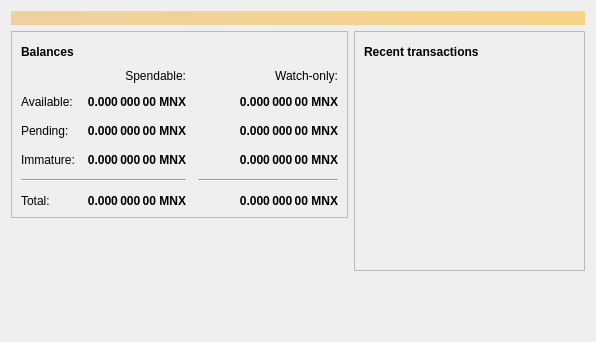
<?xml version="1.0" encoding="UTF-8"?>
<ui version="4.0">
 <class>OverviewPage</class>
 <widget class="QWidget" name="OverviewPage">
  <property name="geometry">
   <rect>
    <x>0</x>
    <y>0</y>
    <width>596</width>
    <height>342</height>
   </rect>
  </property>
  <property name="windowTitle">
   <string>Form</string>
  </property>
  <layout class="QVBoxLayout" name="topLayout">
   <item>
    <widget class="QLabel" name="labelAlerts">
     <property name="visible">
      <bool>false</bool>
     </property>
     <property name="styleSheet">
      <string notr="true">QLabel { background-color: qlineargradient(x1: 0, y1: 0, x2: 1, y2: 0, stop:0 #F0D0A0, stop:1 #F8D488); color:#000000; }</string>
     </property>
     <property name="wordWrap">
      <bool>true</bool>
     </property>
     <property name="margin">
      <number>3</number>
     </property>
     <property name="textInteractionFlags">
      <set>Qt::TextSelectableByMouse</set>
     </property>
    </widget>
   </item>
   <item>
    <layout class="QHBoxLayout" name="horizontalLayout" stretch="1,1">
     <item>
      <layout class="QVBoxLayout" name="verticalLayout_2">
       <item>
        <widget class="QFrame" name="frame">
         <property name="frameShape">
          <enum>QFrame::StyledPanel</enum>
         </property>
         <property name="frameShadow">
          <enum>QFrame::Raised</enum>
         </property>
         <layout class="QVBoxLayout" name="verticalLayout_4">
          <item>
           <layout class="QHBoxLayout" name="horizontalLayout_4">
            <item>
             <widget class="QLabel" name="label_5">
              <property name="font">
               <font>
                <weight>75</weight>
                <bold>true</bold>
               </font>
              </property>
              <property name="text">
               <string>Balances</string>
              </property>
             </widget>
            </item>
            <item>
             <widget class="QPushButton" name="labelWalletStatus">
              <property name="enabled">
               <bool>true</bool>
              </property>
              <property name="maximumSize">
               <size>
                <width>30</width>
                <height>16777215</height>
               </size>
              </property>
              <property name="toolTip">
               <string>The displayed information may be out of date. Your wallet automatically synchronizes with the Minexcoin network after a connection is established, but this process has not completed yet.</string>
              </property>
              <property name="text">
               <string/>
              </property>
              <property name="icon">
               <iconset resource="../bitcoin.qrc">
                <normaloff>:/icons/warning</normaloff>
                <disabledoff>:/icons/warning</disabledoff>:/icons/warning</iconset>
              </property>
              <property name="iconSize">
               <size>
                <width>24</width>
                <height>24</height>
               </size>
              </property>
              <property name="flat">
               <bool>true</bool>
              </property>
             </widget>
            </item>
            <item>
             <spacer name="horizontalSpacer_3">
              <property name="orientation">
               <enum>Qt::Horizontal</enum>
              </property>
              <property name="sizeHint" stdset="0">
               <size>
                <width>40</width>
                <height>20</height>
               </size>
              </property>
             </spacer>
            </item>
           </layout>
          </item>
          <item>
           <layout class="QGridLayout" name="gridLayout">
            <property name="spacing">
             <number>12</number>
            </property>
            <item row="2" column="2">
             <widget class="QLabel" name="labelWatchPending">
              <property name="font">
               <font>
                <weight>75</weight>
                <bold>true</bold>
               </font>
              </property>
              <property name="cursor">
               <cursorShape>IBeamCursor</cursorShape>
              </property>
              <property name="toolTip">
               <string>Unconfirmed transactions to watch-only addresses</string>
              </property>
              <property name="text">
               <string notr="true">0.000 000 00 MNX</string>
              </property>
              <property name="alignment">
               <set>Qt::AlignRight|Qt::AlignTrailing|Qt::AlignVCenter</set>
              </property>
              <property name="textInteractionFlags">
               <set>Qt::LinksAccessibleByMouse|Qt::TextSelectableByKeyboard|Qt::TextSelectableByMouse</set>
              </property>
             </widget>
            </item>
            <item row="2" column="1">
             <widget class="QLabel" name="labelUnconfirmed">
              <property name="font">
               <font>
                <weight>75</weight>
                <bold>true</bold>
               </font>
              </property>
              <property name="cursor">
               <cursorShape>IBeamCursor</cursorShape>
              </property>
              <property name="toolTip">
               <string>Total of transactions that have yet to be confirmed, and do not yet count toward the spendable balance</string>
              </property>
              <property name="text">
               <string notr="true">0.000 000 00 MNX</string>
              </property>
              <property name="alignment">
               <set>Qt::AlignRight|Qt::AlignTrailing|Qt::AlignVCenter</set>
              </property>
              <property name="textInteractionFlags">
               <set>Qt::LinksAccessibleByMouse|Qt::TextSelectableByKeyboard|Qt::TextSelectableByMouse</set>
              </property>
             </widget>
            </item>
            <item row="3" column="2">
             <widget class="QLabel" name="labelWatchImmature">
              <property name="font">
               <font>
                <weight>75</weight>
                <bold>true</bold>
               </font>
              </property>
              <property name="cursor">
               <cursorShape>IBeamCursor</cursorShape>
              </property>
              <property name="toolTip">
               <string>Mined balance in watch-only addresses that has not yet matured</string>
              </property>
              <property name="text">
               <string notr="true">0.000 000 00 MNX</string>
              </property>
              <property name="alignment">
               <set>Qt::AlignRight|Qt::AlignTrailing|Qt::AlignVCenter</set>
              </property>
              <property name="textInteractionFlags">
               <set>Qt::LinksAccessibleByMouse|Qt::TextSelectableByKeyboard|Qt::TextSelectableByMouse</set>
              </property>
             </widget>
            </item>
            <item row="4" column="0" colspan="2">
             <widget class="Line" name="line">
              <property name="orientation">
               <enum>Qt::Horizontal</enum>
              </property>
             </widget>
            </item>
            <item row="4" column="2">
             <widget class="Line" name="lineWatchBalance">
              <property name="sizePolicy">
               <sizepolicy hsizetype="Preferred" vsizetype="Fixed">
                <horstretch>0</horstretch>
                <verstretch>0</verstretch>
               </sizepolicy>
              </property>
              <property name="minimumSize">
               <size>
                <width>140</width>
                <height>0</height>
               </size>
              </property>
              <property name="orientation">
               <enum>Qt::Horizontal</enum>
              </property>
             </widget>
            </item>
            <item row="5" column="0">
             <widget class="QLabel" name="labelTotalText">
              <property name="text">
               <string>Total:</string>
              </property>
             </widget>
            </item>
            <item row="3" column="1">
             <widget class="QLabel" name="labelImmature">
              <property name="font">
               <font>
                <weight>75</weight>
                <bold>true</bold>
               </font>
              </property>
              <property name="cursor">
               <cursorShape>IBeamCursor</cursorShape>
              </property>
              <property name="toolTip">
               <string>Mined balance that has not yet matured</string>
              </property>
              <property name="text">
               <string notr="true">0.000 000 00 MNX</string>
              </property>
              <property name="alignment">
               <set>Qt::AlignRight|Qt::AlignTrailing|Qt::AlignVCenter</set>
              </property>
              <property name="textInteractionFlags">
               <set>Qt::LinksAccessibleByMouse|Qt::TextSelectableByKeyboard|Qt::TextSelectableByMouse</set>
              </property>
             </widget>
            </item>
            <item row="2" column="3">
             <spacer name="horizontalSpacer_2">
              <property name="orientation">
               <enum>Qt::Horizontal</enum>
              </property>
              <property name="sizeHint" stdset="0">
               <size>
                <width>40</width>
                <height>20</height>
               </size>
              </property>
             </spacer>
            </item>
            <item row="3" column="0">
             <widget class="QLabel" name="labelImmatureText">
              <property name="text">
               <string>Immature:</string>
              </property>
             </widget>
            </item>
            <item row="5" column="1">
             <widget class="QLabel" name="labelTotal">
              <property name="font">
               <font>
                <weight>75</weight>
                <bold>true</bold>
               </font>
              </property>
              <property name="cursor">
               <cursorShape>IBeamCursor</cursorShape>
              </property>
              <property name="toolTip">
               <string>Your current total balance</string>
              </property>
              <property name="text">
               <string notr="true">0.000 000 00 MNX</string>
              </property>
              <property name="alignment">
               <set>Qt::AlignRight|Qt::AlignTrailing|Qt::AlignVCenter</set>
              </property>
              <property name="textInteractionFlags">
               <set>Qt::LinksAccessibleByMouse|Qt::TextSelectableByKeyboard|Qt::TextSelectableByMouse</set>
              </property>
             </widget>
            </item>
            <item row="5" column="2">
             <widget class="QLabel" name="labelWatchTotal">
              <property name="font">
               <font>
                <weight>75</weight>
                <bold>true</bold>
               </font>
              </property>
              <property name="cursor">
               <cursorShape>IBeamCursor</cursorShape>
              </property>
              <property name="toolTip">
               <string>Current total balance in watch-only addresses</string>
              </property>
              <property name="text">
               <string notr="true">0.000 000 00 MNX</string>
              </property>
              <property name="alignment">
               <set>Qt::AlignRight|Qt::AlignTrailing|Qt::AlignVCenter</set>
              </property>
              <property name="textInteractionFlags">
               <set>Qt::LinksAccessibleByMouse|Qt::TextSelectableByKeyboard|Qt::TextSelectableByMouse</set>
              </property>
             </widget>
            </item>
            <item row="0" column="2">
             <widget class="QLabel" name="labelWatchonly">
              <property name="text">
               <string>Watch-only:</string>
              </property>
              <property name="alignment">
               <set>Qt::AlignRight|Qt::AlignTrailing|Qt::AlignVCenter</set>
              </property>
             </widget>
            </item>
            <item row="1" column="0">
             <widget class="QLabel" name="labelBalanceText">
              <property name="text">
               <string>Available:</string>
              </property>
             </widget>
            </item>
            <item row="1" column="1">
             <widget class="QLabel" name="labelBalance">
              <property name="font">
               <font>
                <weight>75</weight>
                <bold>true</bold>
               </font>
              </property>
              <property name="cursor">
               <cursorShape>IBeamCursor</cursorShape>
              </property>
              <property name="toolTip">
               <string>Your current spendable balance</string>
              </property>
              <property name="text">
               <string notr="true">0.000 000 00 MNX</string>
              </property>
              <property name="alignment">
               <set>Qt::AlignRight|Qt::AlignTrailing|Qt::AlignVCenter</set>
              </property>
              <property name="textInteractionFlags">
               <set>Qt::LinksAccessibleByMouse|Qt::TextSelectableByKeyboard|Qt::TextSelectableByMouse</set>
              </property>
             </widget>
            </item>
            <item row="1" column="2">
             <widget class="QLabel" name="labelWatchAvailable">
              <property name="font">
               <font>
                <weight>75</weight>
                <bold>true</bold>
               </font>
              </property>
              <property name="cursor">
               <cursorShape>IBeamCursor</cursorShape>
              </property>
              <property name="toolTip">
               <string>Your current balance in watch-only addresses</string>
              </property>
              <property name="text">
               <string notr="true">0.000 000 00 MNX</string>
              </property>
              <property name="alignment">
               <set>Qt::AlignRight|Qt::AlignTrailing|Qt::AlignVCenter</set>
              </property>
              <property name="textInteractionFlags">
               <set>Qt::LinksAccessibleByMouse|Qt::TextSelectableByKeyboard|Qt::TextSelectableByMouse</set>
              </property>
             </widget>
            </item>
            <item row="2" column="0">
             <widget class="QLabel" name="labelPendingText">
              <property name="text">
               <string>Pending:</string>
              </property>
             </widget>
            </item>
            <item row="0" column="1">
             <widget class="QLabel" name="labelSpendable">
              <property name="text">
               <string>Spendable:</string>
              </property>
              <property name="alignment">
               <set>Qt::AlignRight|Qt::AlignTrailing|Qt::AlignVCenter</set>
              </property>
             </widget>
            </item>
           </layout>
          </item>
         </layout>
        </widget>
       </item>
       <item>
        <spacer name="verticalSpacer">
         <property name="orientation">
          <enum>Qt::Vertical</enum>
         </property>
         <property name="sizeHint" stdset="0">
          <size>
           <width>20</width>
           <height>40</height>
          </size>
         </property>
        </spacer>
       </item>
      </layout>
     </item>
     <item>
      <layout class="QVBoxLayout" name="verticalLayout_3">
       <item>
        <widget class="QFrame" name="frame_2">
         <property name="frameShape">
          <enum>QFrame::StyledPanel</enum>
         </property>
         <property name="frameShadow">
          <enum>QFrame::Raised</enum>
         </property>
         <layout class="QVBoxLayout" name="verticalLayout">
          <item>
           <layout class="QHBoxLayout" name="horizontalLayout_2">
            <item>
             <widget class="QLabel" name="label_4">
              <property name="font">
               <font>
                <weight>75</weight>
                <bold>true</bold>
               </font>
              </property>
              <property name="text">
               <string>Recent transactions</string>
              </property>
             </widget>
            </item>
            <item>
             <widget class="QPushButton" name="labelTransactionsStatus">
              <property name="enabled">
               <bool>true</bool>
              </property>
              <property name="maximumSize">
               <size>
                <width>30</width>
                <height>16777215</height>
               </size>
              </property>
              <property name="toolTip">
               <string>The displayed information may be out of date. Your wallet automatically synchronizes with the Minexcoin network after a connection is established, but this process has not completed yet.</string>
              </property>
              <property name="text">
               <string/>
              </property>
              <property name="icon">
               <iconset resource="../bitcoin.qrc">
                <normaloff>:/icons/warning</normaloff>
                <disabledoff>:/icons/warning</disabledoff>:/icons/warning</iconset>
              </property>
              <property name="iconSize">
               <size>
                <width>24</width>
                <height>24</height>
               </size>
              </property>
              <property name="flat">
               <bool>true</bool>
              </property>
             </widget>
            </item>
            <item>
             <spacer name="horizontalSpacer">
              <property name="orientation">
               <enum>Qt::Horizontal</enum>
              </property>
              <property name="sizeHint" stdset="0">
               <size>
                <width>40</width>
                <height>20</height>
               </size>
              </property>
             </spacer>
            </item>
           </layout>
          </item>
          <item>
           <widget class="QListView" name="listTransactions">
            <property name="styleSheet">
             <string notr="true">QListView { background: transparent; }</string>
            </property>
            <property name="frameShape">
             <enum>QFrame::NoFrame</enum>
            </property>
            <property name="verticalScrollBarPolicy">
             <enum>Qt::ScrollBarAlwaysOff</enum>
            </property>
            <property name="horizontalScrollBarPolicy">
             <enum>Qt::ScrollBarAlwaysOff</enum>
            </property>
            <property name="selectionMode">
             <enum>QAbstractItemView::NoSelection</enum>
            </property>
           </widget>
          </item>
         </layout>
        </widget>
       </item>
       <item>
        <spacer name="verticalSpacer_2">
         <property name="orientation">
          <enum>Qt::Vertical</enum>
         </property>
         <property name="sizeHint" stdset="0">
          <size>
           <width>20</width>
           <height>40</height>
          </size>
         </property>
        </spacer>
       </item>
      </layout>
     </item>
    </layout>
   </item>
  </layout>
 </widget>
 <resources/>
 <connections/>
</ui>
